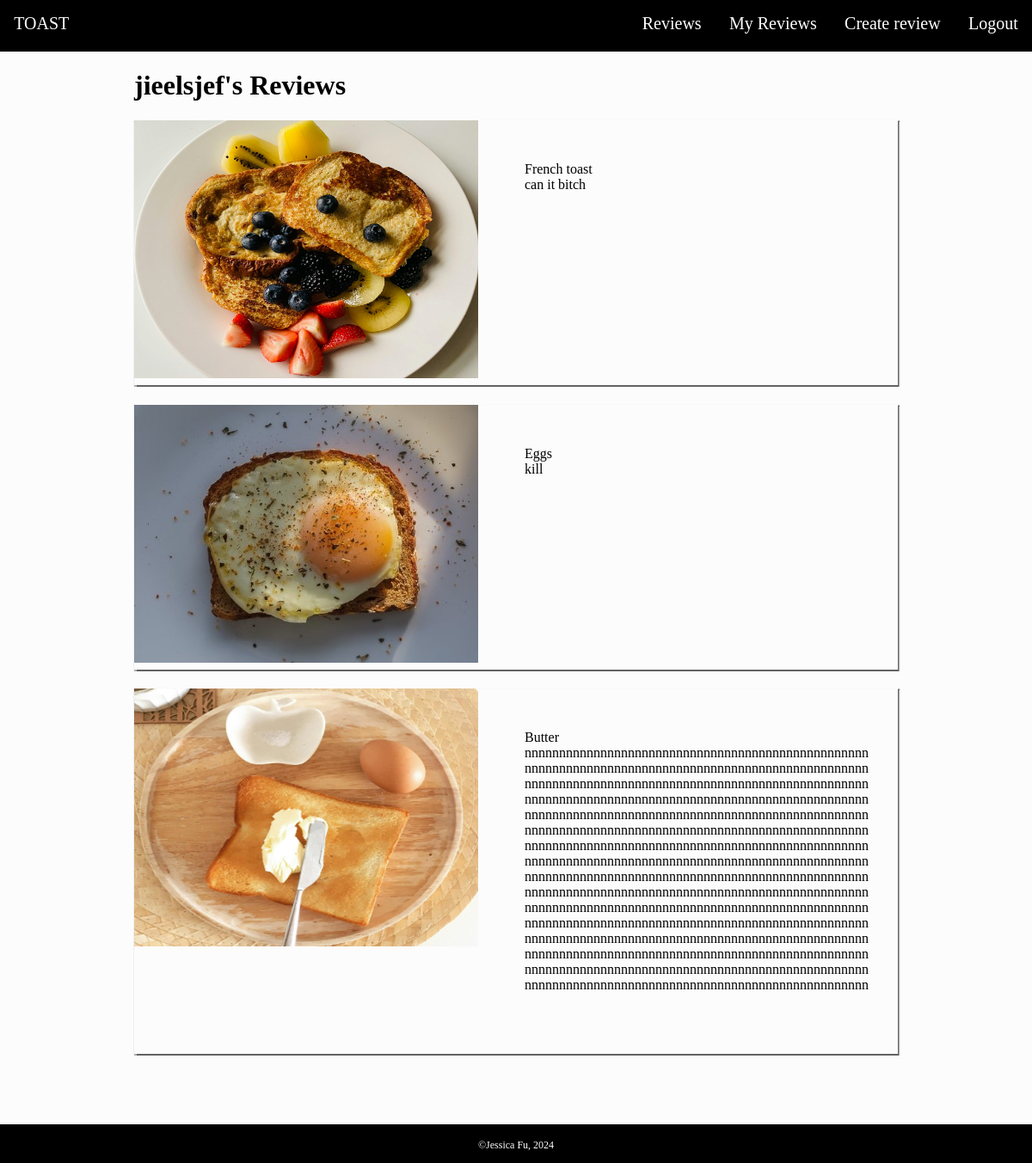
Screenshot of /my_reviews (signed in) with the database file from the repository.
### tables this page shows
CREATE TABLE Reviews (id INTEGER PRIMARY KEY AUTOINCREMENT, user_id INTEGER REFERENCES Users (id), review TEXT NOT NULL, toast_id INTEGER, approval INTEGER);

CREATE TABLE Toast (id INTEGER PRIMARY KEY AUTOINCREMENT, description TEXT NOT NULL, photo TEXT);

### routes.py (the view)
@app.route('/my_reviews')
def my_reviews():
    if 'username' not in session or session['username'] is None:
        return redirect(url_for('login'))
    else:
        query = "SELECT t.description, r.review, t.id, t.photo FROM reviews AS r JOIN Users as u ON r.user_id = u.id join Toast AS t ON t.id = r.toast_id WHERE username = ?"
        username = session["username"]
        reviews = (sql_queries(query, 1, (username, )))
        return render_template('my_reviews.html', reviews=reviews, username=username)

### routes.py (called while the page is built)
def sql_queries(query, option, data=None):
    connection = sqlite3.connect('toast.db')
    cursor = connection.cursor()
    if data:
        cursor.execute(query, data)
    else:
        cursor.execute(query)
    if option == 0:
        result = cursor.fetchone()
        return result
    elif option == 1:
        result = cursor.fetchall()
        return result
    else:
        connection.commit()
    connection.close()

### templates/my_reviews.html (shortened to what this page needs)
{% extends 'layout.html' %}
    {% block main -%}
       {% if reviews == [] %}
            <div class="norevgridcontainer">
            <h1>{{ username }}'s Reviews</h1>
            <div class="myRevGridItem">
            <div class="norevtext">You have no reviews :C</div>
            <img  height="400px" width="400px" alt="toastwitheyes" src="/static/images/A_piece_of_toast_with_eyes.jpg">
            </div>
        </div>
       {% else %}
       <div class="myRevGridContainer">
        <h1>{{ username }}'s Reviews</h1>
             {% for review in reviews %}
             <div class="myRevGridItem">
                <div class="myrevphoto">
                    <img height="300px" width="400px" alt="toastphoto" src="{{review[3]}}">
                </div>
                <div class="myrevtext">
                    <br>
                    {{ review[0] }}
                    <br>
                    {{ review[1] }}
                    <br><br>
                    <a class="myrevbuttons" href="/update_reviews">Update</a>
                    <a class="myrevbuttons" href="/delete_reviews">Delete</a>
                </div>
            </div>
            {% endfor %}
        </div>
    {% endif %}
    {%- endblock %}

### templates/layout.html (shortened to what this page needs)
<!DOCTYPE html>
<html lang="en">
    <head>
        <link rel="stylesheet" href="static/style.css">
    </head>
    <body>
    {% if session['username'] %}
        <div class="navdiv">
        <nav>
            <a href="/" class="logo">TOAST</a>
            <a href="/logout" class="navoption">Logout</a>
            <a href="/create_reviews" class="navoption">Create review</a>
            <a href="/my_reviews" class="navoption">My Reviews</a>
            <a href="/" class="navoption">Reviews</a>
        </nav>
        </div>
    {% endif %}
        <main>
            {% block main %}
            {% endblock %}
        </main>
        <footer class="footerdiv">
            <p>&copy;Jessica Fu, 2024</p>
        </footer>
    </body>
</html>

### static/style.css (style rules this page uses)
body { word-wrap: break-word; background-color: rgb(252, 252, 252); margin:0%; font-family:'calibri'; height:auto; }
main { height:max-content }
footer { height:40px; padding-top:5px; background-color: #000000; bottom:0; width:100%; text-align:center; color:white; font-size:12px; }
nav { height: 60px; background-color:black; z-index:2000000; position: fixed; width:100%; }
.navoption { float:right; text-decoration:none; padding:1.35%; font:"arvo"; color:white; font-size:20px; }
.logo { float:left; text-decoration:none; padding:1.35%; font:"arvo"; color:white; font-size:20px; }
.navdiv { height:60px; }
.myRevGridContainer { margin-left:13%; margin-right:13%; margin-bottom:5%; display:grid; height:min-content; min-height:78vh; }
.myRevGridItem { box-shadow: 1px 0.5px 1px 1px rgb(99, 99, 99); display:grid; grid-template-columns: 1fr 1fr; height:fit-content; padding-bottom:0.5%; margin-bottom: 2.5%; }
.myrevtext { padding:30px; padding-left:10px; inline-size:400px; width:400px; }
.myrevphoto { width:100px; align-items:center; justify-content: center; }
.myrevbuttons { color:transparent; }

### rows the page displays
Reviews: photo (picture), description "French toast", review "can it bitch"
Reviews: photo (picture), description "Eggs", review "kill"
Reviews: photo (picture), description "Butter", review "nnnnnnnnnnnnnnnnnnnnnnnnnnnnnnnnnnnnnnnnnnnnnnnnnnnnnnnnnnnnnnnnnnnnnnnnnnnnnnnnnnnnnnnnnnnnnnnnnnnnnnnnnnnnnnnnnnnnnnnnnnnnnnnnnnnnnnnnnnnnnnnnnnnnnnnnnnnnnnnnnnnnnnnnnnnnnnnnnnnnnnnnnnnnnnnnnnnnnnnnnnnnnnnnnnnnnnnnnnnnnnnnnnnnnnnnnnnnnnnnnnnnnnnnnnnnnnnnnnnnnnnnnnnnnnnnnnnnnnnnnnnnnnnnnnnnnnnnnnnnnnnnnnnnnnnnnnnnnnnnnnnnnnnnnnnnnnnnnnnnnnnnnnnnnnnnnnnnnnnnnnnnnnnnnnnnnnnnnnnnnnnnnnnnnnnnnnnnnnnnnnnnnnnnnnnnnnnnnnnnnnnnnnnnnnnnnnnnnnnnnnnnnnnnnnnnnnnnnnnnnnnnnnnnnnnnnnnnnnnnnnnnnnnnnnnnnnnnnnnnnnnnnnnnnnnnnnnnnnnnnnnnnnnnnnnnnnnnnnnnnnnnnnnnnnnnnnnnnnnnnnnnnnnnnnnnnnnnnnnnnnnnnnnnnnnnnnnnnnnnnnnnnnnnnnnnnnnnnnnnnnnnnnnnnnnnnnnnnnnnnnnnnnnnnnnnnnnnnnnnnnnnnnnnnnnnnnnnnnnnnnnnnnnnnnnnnnnnnnnn…"

### other values shown
{{ username }} "jieelsjef"
